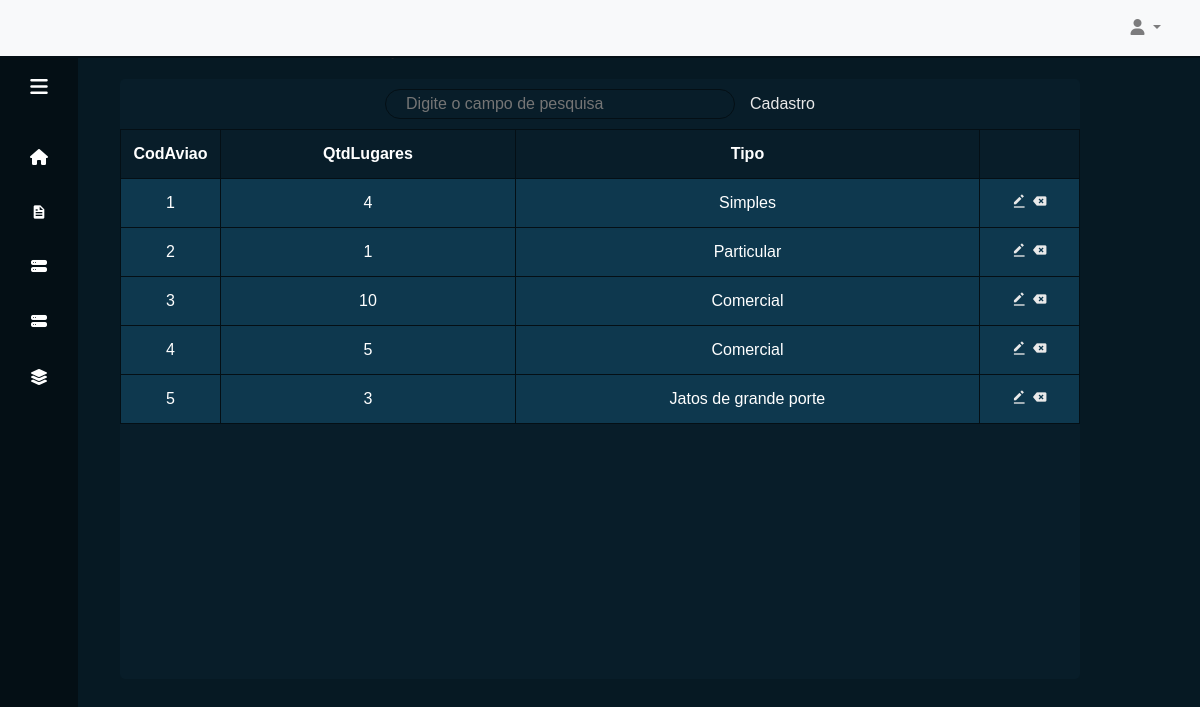
/index.php?pagina=aviao, run on the app's committed database.
### tables this page shows
CREATE TABLE `aviao` (
  `CodAviao` int(11) NOT NULL,
  `QtLugares` int(11) NOT NULL,
  `Tipo` varchar(30) NOT NULL
);

### includes/aviao.php (the view, shortened to what this page needs)
<div class="description">
    <h2>Modelos:   <label> Cadastre, edite ou exclua modelos cadastrados. </label></h2>
</div>
<div class="table">
    <div class="table-header">
        <input type="text" id="myInput" onkeyup="myFunction()" placeholder="Digite o campo de pesquisa">
        <a href="?pagina=cad_airplane">Cadastro</a>
    </div>
    <table id="myTable">
        <tr class="table_titles">
            <th>CodAviao</th>
            <th>QtdLugares</th>
            <th>Tipo</th>
        </tr>
        <?php
            $conexao = mysqli_connect("localhost","root","","cia_aerea");
            $sql = "SELECT * from aviao";
            $buscar = mysqli_query($conexao, $sql);
            while($dados=mysqli_fetch_array($buscar)){
        ?>
        <tr class="table_body">
            <td id="<?php echo $dados['CodAviao'];?>" class="id"><?php echo $dados['CodAviao']; ?></td>
            <td><?php echo $dados['QtLugares']; ?></td>
            <td><?php echo $dados['Tipo']; ?></td>
            <td>
                <a href="functions/edit_aviao.php?id=<?php echo $dados['CodAviao']; ?>"><i class='bx bxs-edit-alt'></i></a>
                <a href="functions/delete_aviao.php?id=<?php echo $dados['CodAviao']; ?>"><i class='bx bxs-tag-x' ></i></a>
            </td>
        </tr>
        <?php
            }
        ?>
    </table>
</div>

### data on the page
aviao: CodAviao "1", QtLugares "4", Tipo "Simples"
aviao: CodAviao "2", QtLugares "1", Tipo "Particular"
aviao: CodAviao "3", QtLugares "10", Tipo "Comercial"
aviao: CodAviao "4", QtLugares "5", Tipo "Comercial"
aviao: CodAviao "5", QtLugares "3", Tipo "Jatos de grande porte"
